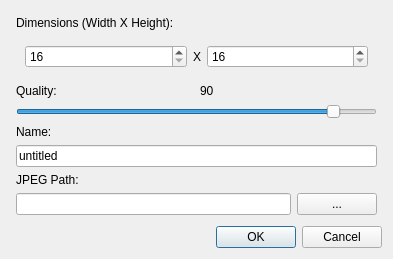
<?xml version="1.0" encoding="UTF-8"?>
<ui version="4.0">
 <class>NewDialog</class>
 <widget class="QDialog" name="NewDialog">
  <property name="geometry">
   <rect>
    <x>0</x>
    <y>0</y>
    <width>393</width>
    <height>259</height>
   </rect>
  </property>
  <property name="windowTitle">
   <string>New Image</string>
  </property>
  <property name="sizeGripEnabled">
   <bool>false</bool>
  </property>
  <property name="modal">
   <bool>false</bool>
  </property>
  <layout class="QFormLayout" name="formLayout">
   <item row="0" column="0" colspan="2">
    <layout class="QVBoxLayout" name="verticalLayout_2">
     <property name="leftMargin">
      <number>5</number>
     </property>
     <property name="topMargin">
      <number>5</number>
     </property>
     <property name="rightMargin">
      <number>5</number>
     </property>
     <property name="bottomMargin">
      <number>5</number>
     </property>
     <item>
      <widget class="QLabel" name="label_2">
       <property name="sizePolicy">
        <sizepolicy hsizetype="Maximum" vsizetype="Fixed">
         <horstretch>0</horstretch>
         <verstretch>0</verstretch>
        </sizepolicy>
       </property>
       <property name="text">
        <string>Dimensions (Width X Height):</string>
       </property>
      </widget>
     </item>
     <item>
      <widget class="QWidget" name="horizontalWidget" native="true">
       <property name="sizePolicy">
        <sizepolicy hsizetype="MinimumExpanding" vsizetype="Maximum">
         <horstretch>0</horstretch>
         <verstretch>0</verstretch>
        </sizepolicy>
       </property>
       <layout class="QHBoxLayout" name="horizontalLayout">
        <property name="sizeConstraint">
         <enum>QLayout::SetDefaultConstraint</enum>
        </property>
        <item>
         <widget class="QSpinBox" name="spinWidth">
          <property name="whatsThis">
           <string>&lt;html&gt;&lt;head/&gt;&lt;body&gt;&lt;p&gt;&lt;span style=&quot; font-size:16pt; font-weight:600;&quot;&gt;Width Value:&lt;/span&gt;&lt;/p&gt;&lt;p&gt;Minimum: 16px&lt;/p&gt;&lt;p&gt;Maximum: 10,000px&lt;/p&gt;&lt;/body&gt;&lt;/html&gt;</string>
          </property>
          <property name="minimum">
           <number>16</number>
          </property>
          <property name="maximum">
           <number>10000</number>
          </property>
         </widget>
        </item>
        <item>
         <widget class="QLabel" name="label">
          <property name="sizePolicy">
           <sizepolicy hsizetype="Fixed" vsizetype="Preferred">
            <horstretch>0</horstretch>
            <verstretch>0</verstretch>
           </sizepolicy>
          </property>
          <property name="text">
           <string>X</string>
          </property>
         </widget>
        </item>
        <item>
         <widget class="QSpinBox" name="spinHeight">
          <property name="whatsThis">
           <string>&lt;html&gt;&lt;head/&gt;&lt;body&gt;&lt;p&gt;&lt;span style=&quot; font-size:16pt; font-weight:600;&quot;&gt;Height Value:&lt;/span&gt;&lt;/p&gt;&lt;p&gt;Minimum: 16px&lt;/p&gt;&lt;p&gt;Maximum: 10,000px&lt;/p&gt;&lt;/body&gt;&lt;/html&gt;</string>
          </property>
          <property name="minimum">
           <number>16</number>
          </property>
          <property name="maximum">
           <number>10000</number>
          </property>
         </widget>
        </item>
       </layout>
      </widget>
     </item>
     <item>
      <spacer name="verticalSpacer">
       <property name="orientation">
        <enum>Qt::Vertical</enum>
       </property>
       <property name="sizeHint" stdset="0">
        <size>
         <width>20</width>
         <height>17</height>
        </size>
       </property>
      </spacer>
     </item>
     <item>
      <layout class="QHBoxLayout" name="horizontalLayout_2">
       <property name="topMargin">
        <number>0</number>
       </property>
       <item>
        <widget class="QLabel" name="label_3">
         <property name="text">
          <string>Quality:</string>
         </property>
        </widget>
       </item>
       <item>
        <widget class="QLabel" name="label_4">
         <property name="text">
          <string>90</string>
         </property>
        </widget>
       </item>
      </layout>
     </item>
     <item>
      <widget class="QSlider" name="qualitySlider">
       <property name="whatsThis">
        <string>&lt;html&gt;&lt;head/&gt;&lt;body&gt;&lt;p&gt;&lt;span style=&quot; font-size:16pt; font-weight:600;&quot;&gt;JPEG Quality:&lt;/span&gt;&lt;/p&gt;&lt;p&gt;&lt;span style=&quot; font-size:9pt;&quot;&gt;Change the quality of your JPEG from 5 to 100. Default value is 90.&lt;/span&gt;&lt;/p&gt;&lt;/body&gt;&lt;/html&gt;</string>
       </property>
       <property name="minimum">
        <number>5</number>
       </property>
       <property name="maximum">
        <number>100</number>
       </property>
       <property name="sliderPosition">
        <number>90</number>
       </property>
       <property name="orientation">
        <enum>Qt::Horizontal</enum>
       </property>
      </widget>
     </item>
     <item>
      <widget class="QLabel" name="label_5">
       <property name="text">
        <string>Name:</string>
       </property>
      </widget>
     </item>
     <item>
      <widget class="QLineEdit" name="lineEdit">
       <property name="whatsThis">
        <string>&lt;html&gt;&lt;head/&gt;&lt;body&gt;&lt;p&gt;&lt;span style=&quot; font-size:16pt; font-weight:600;&quot;&gt;JPEG / File name:&lt;/span&gt;&lt;/p&gt;&lt;p&gt;Leaving this text empty will be named as &amp;quot;untitled&amp;quot;.&lt;/p&gt;&lt;/body&gt;&lt;/html&gt;</string>
       </property>
       <property name="text">
        <string>untitled</string>
       </property>
      </widget>
     </item>
     <item>
      <widget class="QLabel" name="label_6">
       <property name="text">
        <string>JPEG Path:</string>
       </property>
      </widget>
     </item>
     <item>
      <layout class="QHBoxLayout" name="horizontalLayout_3">
       <property name="topMargin">
        <number>0</number>
       </property>
       <item>
        <widget class="QLineEdit" name="lineEdit_2"/>
       </item>
       <item>
        <widget class="QPushButton" name="pushButton">
         <property name="text">
          <string>...</string>
         </property>
        </widget>
       </item>
      </layout>
     </item>
    </layout>
   </item>
   <item row="1" column="1">
    <widget class="QDialogButtonBox" name="buttonBox">
     <property name="orientation">
      <enum>Qt::Horizontal</enum>
     </property>
     <property name="standardButtons">
      <set>QDialogButtonBox::Cancel|QDialogButtonBox::Ok</set>
     </property>
    </widget>
   </item>
  </layout>
 </widget>
 <resources/>
 <connections>
  <connection>
   <sender>buttonBox</sender>
   <signal>accepted()</signal>
   <receiver>NewDialog</receiver>
   <slot>accept()</slot>
   <hints>
    <hint type="sourcelabel">
     <x>174</x>
     <y>147</y>
    </hint>
    <hint type="destinationlabel">
     <x>157</x>
     <y>274</y>
    </hint>
   </hints>
  </connection>
  <connection>
   <sender>buttonBox</sender>
   <signal>rejected()</signal>
   <receiver>NewDialog</receiver>
   <slot>reject()</slot>
   <hints>
    <hint type="sourcelabel">
     <x>174</x>
     <y>153</y>
    </hint>
    <hint type="destinationlabel">
     <x>286</x>
     <y>274</y>
    </hint>
   </hints>
  </connection>
  <connection>
   <sender>qualitySlider</sender>
   <signal>valueChanged(int)</signal>
   <receiver>label_4</receiver>
   <slot>setNum(int)</slot>
   <hints>
    <hint type="sourcelabel">
     <x>97</x>
     <y>117</y>
    </hint>
    <hint type="destinationlabel">
     <x>240</x>
     <y>94</y>
    </hint>
   </hints>
  </connection>
 </connections>
</ui>
